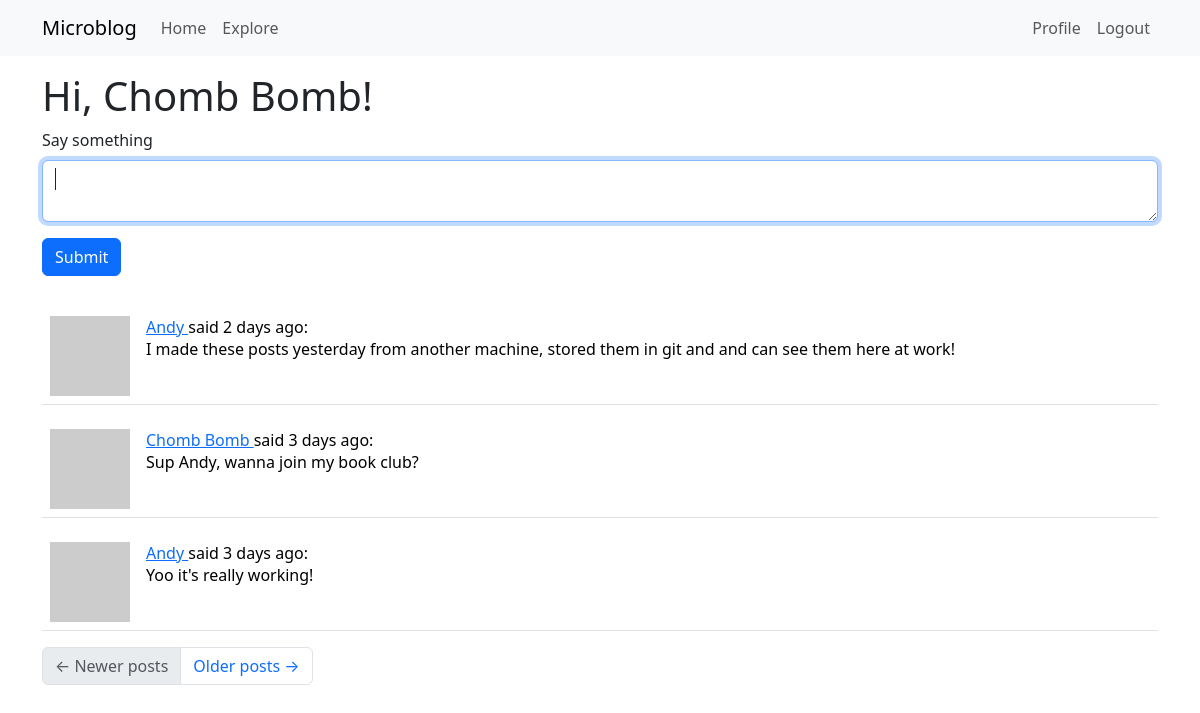
The page /index (signed in) on the database its author committed.
### app/models.py (models this page shows, shortened)
class User(UserMixin, db.Model):
    id: so.Mapped[int] = so.mapped_column(primary_key=True)
    username: so.Mapped[str] = so.mapped_column(sa.String(64), index=True,
                                                unique=True)
    email: so.Mapped[str] = so.mapped_column(sa.String(120), index=True,
                                             unique=True)
    password_hash: so.Mapped[Optional[str]] = so.mapped_column(sa.String(256))
    about_me: so.Mapped[Optional[str]] = so.mapped_column(sa.String(140))
    last_seen: so.Mapped[Optional[datetime]] = so.mapped_column(
        default=lambda: datetime.now(timezone.utc))
    posts: so.WriteOnlyMapped['Post'] = so.relationship(
        back_populates='author')
    following: so.WriteOnlyMapped['User'] = so.relationship(
        secondary=followers, primaryjoin=(followers.c.follower_id == id),
        secondaryjoin=(followers.c.followed_id == id),
        back_populates='followers')
    followers: so.WriteOnlyMapped['User'] = so.relationship(
        secondary=followers, primaryjoin=(followers.c.followed_id == id),
        secondaryjoin=(followers.c.follower_id == id),
        back_populates='following')
    def avatar(self, size):
        digest = md5(self.email.lower().encode('utf-8')).hexdigest()
        return f'https://www.gravatar.com/avatar/{digest}?d=identicon&s={size}'
    def following_posts(self):
        Author = so.aliased(User)
        Follower = so.aliased(User)
        return (
            sa.select(Post)
            .join(Post.author.of_type(Author))
            .join(Author.followers.of_type(Follower), isouter=True)
            .where(sa.or_(
                Follower.id == self.id,
                Author.id == self.id,
            ))
            .group_by(Post)
            .order_by(Post.timestamp.desc())
        )

class Post(db.Model):
    id: so.Mapped[int] = so.mapped_column(primary_key=True)
    body: so.Mapped[str] = so.mapped_column(sa.String(140))
    timestamp: so.Mapped[datetime] = so.mapped_column(
        index=True, default=lambda: datetime.now(timezone.utc))
    user_id: so.Mapped[int] = so.mapped_column(sa.ForeignKey(User.id),
                                               index=True)
    author: so.Mapped[User] = so.relationship(back_populates='posts')

### app/routes.py (the view)
@app.route('/', methods=['GET', 'POST'])
@app.route('/index', methods=['GET', 'POST'])
@login_required
def index():
    form = PostForm()
    if form.validate_on_submit():
        post = Post(body=form.post.data, author=current_user)
        db.session.add(post)
        db.session.commit()
        flash('Your post is now live!')
        return redirect(url_for('index'))
    page = request.args.get('page', 1, type=int)
    posts = db.paginate(current_user.following_posts(), page=page,
                        per_page=app.config['POSTS_PER_PAGE'], error_out=False)
    next_url = url_for('index', page=posts.next_num) \
        if posts.has_next else None
    prev_url = url_for('index', page=posts.prev_num) \
        if posts.has_prev else None
    return render_template('index.html', title='Home', form=form,
                           posts=posts.items, next_url=next_url,
                           prev_url=prev_url)

### app/forms.py
class PostForm(FlaskForm):
    post = TextAreaField('Say something', validators=[
        DataRequired(), Length(min=1, max=140)])
    submit = SubmitField('Submit')

### app/models.py (called while the page is built)
@login.user_loader
def load_user(id):
    return db.session.get(User, int(id))

### app/routes.py (called while the page is built)
@app.before_request
def before_request():
    if current_user.is_authenticated:
        current_user.last_seen = datetime.now(timezone.utc)
        db.session.commit()

### app/templates/index.html
{% extends "base.html" %} {% import "bootstrap_wtf.html" as wtf %} {% block
content %}
<h1>Hi, {{ current_user.username }}!</h1>
{% if form %} {{ wtf.quick_form(form) }} {% endif %} {% for post in posts %} {%
include '_post.html' %} {% endfor %}
<nav aria-label="Post navigation">
  <ul class="pagination">
    <li class="page-item{% if not prev_url %} disabled{% endif %}">
      <a class="page-link" href="{{ prev_url }}">
        <span aria-hidden="true">&larr;</span> Newer posts
      </a>
    </li>
    <li class="page-item{% if not next_url %} disabled{% endif %}">
      <a class="page-link" href="{{ next_url }}">
        Older posts <span aria-hidden="true">&rarr;</span>
      </a>
    </li>
  </ul>
</nav>
{% endblock %}

### app/templates/_post.html
<table class="table table-hover">
  <tr>
    <td width="70px">
      <a href="{{ url_for('user', username=post.author.username) }}">
        <img src="{{ post.author.avatar(70) }}" />
      </a>
    </td>
    <td>
      <a href="{{ url_for('user', username=post.author.username) }}">
        {{ post.author.username }}
      </a>
      said {{ moment(post.timestamp).fromNow() }}:
      <br />
      {{ post.body }}
    </td>
  </tr>
</table>

### rows shown on the page
User: username "Chomb Bomb"
Post: author.username "Andy", timestamp "2 days ago", body "I made these posts yesterday from another machine, stored them in git and and can see them here at work!"
Post: author.username "Chomb Bomb", timestamp "3 days ago", body "Sup Andy, wanna join my book club?"
Post: author.username "Andy", timestamp "3 days ago", body "Yoo it's really working!"

### other values the page prints
{{ field.label(class='form-label') }} "Say something"
